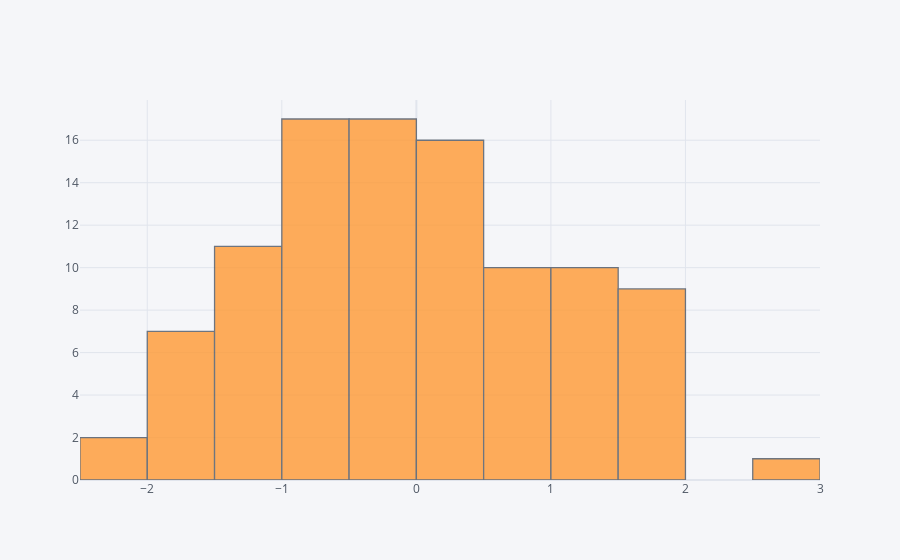

The notebook cell saved with this chart:
### Code cell
df1["A"].iplot(kind="hist")

### Figure 1 — Plotly figure (JSON) as saved in the notebook; plotly's stock layout.template omitted (floating-point values rounded to 4 significant figures)
{"data": [{"opacity": 0.8, "orientation": "v", "histnorm": "", "histfunc": "count", "marker": {"color": "rgba(255, 153, 51, 1.0)", "line": {"color": "#4D5663", "width": 1.3}}, "x": [-0.7687, -0.05266, -1.95, 0.164, -0.5596, 2.979, 0.766, 0.4474, 0.1908, -1.449, 1.969, 1.678, -1.289, -1.457, -0.5494, -1.696, -0.7275, -0.441, 0.1493, -0.06649, -0.2783, 1.366, -1.247, 0.4121, 0.5674, 0.3352, -1.56, 1.334, -1.484, -2.014, -1.823, 0.5258, 1.666, -1.919, -0.1321, 1.165, 1.277, -0.6758, -1.322, -0.922, -1.182, 1.719, -0.4364, 0.0346, 0.1864, -0.5599, -0.1937, -1.148, -0.4494, -1.135, 0.8773, 1.135, 0.9489, 0.8077, 1.297, 1.305, -0.7294, 1.74, 0.9049, 0.202, -0.8102, -0.7802, -0.1419, 1.685, 1.214, 0.1627, -0.5438, 0.2179, 0.2581, 1.869, 1.781, -0.1937, 0.2171, -0.4404, -0.1955, -0.8045, -0.145, 0.1028, 0.9332, -0.1214, -1.52, -1.063, 1.677, 1.032, -1.577, 0.004539, 1.169, -0.01901, -0.9273, -0.0242, -0.04826, -0.8207, -1.338, 0.3013, 0.6694, -0.798, -0.7231, 0.7729, -2.176, -0.5427], "type": "histogram", "name": "A"}], "layout": {"xaxis": {"tickfont": {"color": "#4D5663"}, "zerolinecolor": "#E1E5ED", "title": {"text": "", "font": {"color": "#4D5663"}}, "gridcolor": "#E1E5ED", "showgrid": true}, "title": {"font": {"color": "#4D5663"}}, "paper_bgcolor": "#F5F6F9", "plot_bgcolor": "#F5F6F9", "yaxis": {"tickfont": {"color": "#4D5663"}, "zerolinecolor": "#E1E5ED", "title": {"text": "", "font": {"color": "#4D5663"}}, "gridcolor": "#E1E5ED", "showgrid": true}, "barmode": "overlay", "legend": {"bgcolor": "#F5F6F9", "font": {"color": "#4D5663"}}}}
